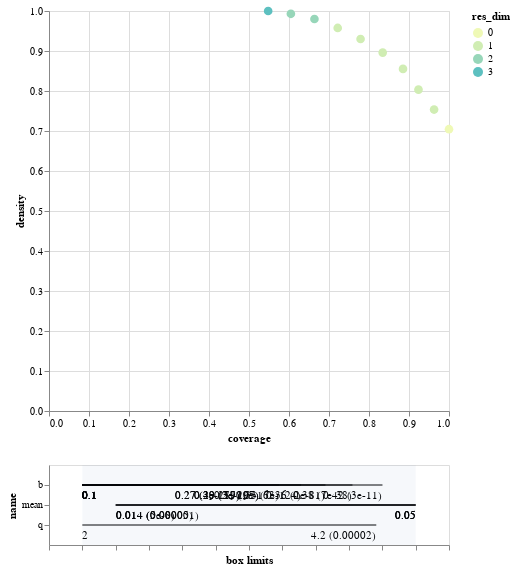

Notebook cell for this chart:
### Code cell
#Inspect the tradeoff (i.e. peeling trajectory)
box1.inspect_tradeoff()

### Figure 1 — Vega-Lite specification as saved in the notebook (floating-point values rounded to 4 significant figures)
{"config": {"view": {"continuousWidth": 400, "continuousHeight": 300}}, "vconcat": [{"data": {"name": "data-58dd6845cfaa725a3535af32dba1f74d"}, "mark": {"type": "circle", "size": 75}, "encoding": {"color": {"type": "ordinal", "field": "res_dim", "scale": {"range": ["#eff9b6", "#d0edb3", "#97d6b9", "#5dc0c0", "#31a5c2", "#1f80b8", "#2354a3", "#21318d"]}}, "opacity": {"condition": {"value": 1, "selection": "selector002"}, "value": 0.4}, "tooltip": [{"type": "ordinal", "field": "id"}, {"type": "quantitative", "field": "coverage", "format": ".2"}, {"type": "quantitative", "field": "density", "format": ".2"}, {"type": "ordinal", "field": "res_dim"}], "x": {"type": "quantitative", "field": "coverage"}, "y": {"type": "quantitative", "field": "density"}}, "height": 400, "selection": {"selector002": {"type": "single", "fields": ["id"]}}, "width": 400}, {"layer": [{"data": {"name": "data-a16e9c99bee8e4fb5649a93a464fcd80"}, "mark": "rule", "encoding": {"x": {"type": "quantitative", "axis": {"grid": false, "labels": false, "title": "box limits"}, "field": "x_lower", "scale": {"domain": [0, 1], "padding": 0.1}}, "x2": {"field": "x_upper"}, "y": {"type": "nominal", "field": "name", "scale": {"padding": 1.0}}}, "transform": [{"calculate": "(datum.x1-datum.minimum)/(datum.maximum-datum.minimum)", "as": "x_lower"}, {"calculate": "(datum.x2-datum.minimum)/(datum.maximum-datum.minimum)", "as": "x_upper"}, {"filter": {"selection": "selector002"}}], "width": 400}, {"data": {"name": "data-a16e9c99bee8e4fb5649a93a464fcd80"}, "mark": {"type": "text", "align": "left", "baseline": "top", "dy": 5}, "encoding": {"text": {"type": "ordinal", "field": "text"}, "x": {"type": "quantitative", "axis": {"grid": false, "labels": false, "title": "box limits"}, "field": "x_lower", "scale": {"domain": [0, 1], "padding": 0.1}}, "x2": {"field": "x_upper"}, "y": {"type": "nominal", "field": "name", "scale": {"padding": 1.0}}}, "transform": [{"calculate": "(datum.x1-datum.minimum)/(datum.maximum-datum.minimum)", "as": "x_lower"}, {"calculate": "(datum.x2-datum.minimum)/(datum.maximum-datum.minimum)", "as": "x_upper"}, {"filter": {"selection": "selector002"}}, {"calculate": "datum.qp_lower>0?format(datum.x1, \".2\")+\" (\"+format(datum.qp_lower, \".1~g\")+\")\" :format(datum.x1, \".2\")", "as": "text"}], "width": 400}, {"data": {"name": "data-a16e9c99bee8e4fb5649a93a464fcd80"}, "mark": {"type": "text", "align": "right", "baseline": "top", "dy": 5}, "encoding": {"text": {"type": "ordinal", "field": "text"}, "x": {"type": "quantitative", "field": "x_upper"}, "x2": {"field": "x_upper"}, "y": {"type": "nominal", "field": "name", "scale": {"padding": 1.0}}}, "transform": [{"calculate": "(datum.x1-datum.minimum)/(datum.maximum-datum.minimum)", "as": "x_lower"}, {"calculate": "(datum.x2-datum.minimum)/(datum.maximum-datum.minimum)", "as": "x_upper"}, {"filter": {"selection": "selector002"}}, {"calculate": "datum.qp_upper>0?format(datum.x2, \".2\")+\" (\"+format(datum.qp_upper, \".1\")+\")\" :format(datum.x2, \".2\")", "as": "text"}], "width": 400}, {"data": {"name": "data-bb8d07f6df3d47a6a475317795287b23"}, "mark": {"type": "rect", "opacity": 0.05}, "encoding": {"x": {"type": "quantitative", "field": "start"}, "x2": {"field": "end"}}}, {"data": {"name": "data-d751713988987e9331980363e24189ce"}, "mark": "point", "encoding": {"x": {"type": "quantitative", "field": "x"}, "y": {"type": "nominal", "field": "name"}}, "transform": [{"filter": {"selection": "selector002"}}], "width": 400}, {"data": {"name": "data-d751713988987e9331980363e24189ce"}, "mark": {"type": "text", "align": "center", "baseline": "top", "dy": 5}, "encoding": {"text": {"type": "nominal", "field": "item"}, "x": {"type": "quantitative", "field": "x"}, "y": {"type": "nominal", "field": "name"}}, "transform": [{"filter": {"selection": "selector002"}}], "width": 400}]}], "$schema": "https://vega.github.io/schema/vega-lite/v4.8.1.json", "datasets": {"data-58dd6845cfaa725a3535af32dba1f74d": [{"coverage": 1.0, "density": 0.7045, "id": 0, "mass": 1.0, "mean": 0.7045, "res_dim": 0}, {"coverage": 0.9627, "density": 0.7536, "id": 1, "mass": 0.9, "mean": 0.7536, "res_dim": 1}, {"coverage": 0.9237, "density": 0.8034, "id": 2, "mass": 0.81, "mean": 0.8034, "res_dim": 1}, {"coverage": 0.885, "density": 0.8553, "id": 3, "mass": 0.729, "mean": 0.8553, "res_dim": 1}, {"coverage": 0.8343, "density": 0.896, "id": 4, "mass": 0.656, "mean": 0.896, "res_dim": 1}, {"coverage": 0.7789, "density": 0.9301, "id": 5, "mass": 0.59, "mean": 0.9301, "res_dim": 1}, {"coverage": 0.7218, "density": 0.9576, "id": 6, "mass": 0.531, "mean": 0.9576, "res_dim": 1}, {"coverage": 0.6636, "density": 0.9801, "id": 7, "mass": 0.477, "mean": 0.9801, "res_dim": 2}, {"coverage": 0.6047, "density": 0.993, "id": 8, "mass": 0.429, "mean": 0.993, "res_dim": 2}, {"coverage": 0.5479, "density": 1.0, "id": 9, "mass": 0.386, "mean": 1.0, "res_dim": 3}], "data-a16e9c99bee8e4fb5649a93a464fcd80": [{"x1": 0.1001, "x2": 0.4151, "name": "b", "id": 1, "minimum": 0.1001, "maximum": 0.4499, "qp_lower": -1.0, "qp_upper": 2.843e-11}, {"x1": 0.1001, "x2": 0.3836, "name": "b", "id": 2, "minimum": 0.1001, "maximum": 0.4499, "qp_lower": -1.0, "qp_upper": 7.143e-38}, {"x1": 0.1001, "x2": 0.3552, "name": "b", "id": 3, "minimum": 0.1001, "maximum": 0.4499, "qp_lower": -1.0, "qp_upper": 2.066e-81}, {"x1": 0.1001, "x2": 0.3297, "name": "b", "id": 4, "minimum": 0.1001, "maximum": 0.4499, "qp_lower": -1.0, "qp_upper": 7.098e-124}, {"x1": 0.1001, "x2": 0.3065, "name": "b", "id": 5, "minimum": 0.1001, "maximum": 0.4499, "qp_lower": -1.0, "qp_upper": 1.182e-163}, {"x1": 0.1001, "x2": 0.2859, "name": "b", "id": 6, "minimum": 0.1001, "maximum": 0.4499, "qp_lower": -1.0, "qp_upper": 2.69e-197}, {"x1": 0.1001, "x2": 0.2859, "name": "b", "id": 7, "minimum": 0.1001, "maximum": 0.4499, "qp_lower": -1.0, "qp_upper": 1.853e-205}, {"x1": 0.01402, "x2": 0.04996, "name": "mean", "id": 7, "minimum": 0.01002, "maximum": 0.04996, "qp_lower": 5.107e-08, "qp_upper": -1.0}, {"x1": 0.1001, "x2": 0.2651, "name": "b", "id": 8, "minimum": 0.1001, "maximum": 0.4499, "qp_lower": -1.0, "qp_upper": 2.9e-217}, {"x1": 0.01402, "x2": 0.04996, "name": "mean", "id": 8, "minimum": 0.01002, "maximum": 0.04996, "qp_lower": 4.76e-05, "qp_upper": -1.0}, {"x1": 0.1001, "x2": 0.2651, "name": "b", "id": 9, "minimum": 0.1001, "maximum": 0.4499, "qp_lower": -1.0, "qp_upper": 4.089e-179}, {"x1": 0.01402, "x2": 0.04996, "name": "mean", "id": 9, "minimum": 0.01002, "maximum": 0.04996, "qp_lower": 1.104e-06, "qp_upper": -1.0}, {"x1": 2.001, "x2": 4.203, "name": "q", "id": 9, "minimum": 2.001, "maximum": 4.498, "qp_lower": -1.0, "qp_upper": 1.97e-05}], "data-bb8d07f6df3d47a6a475317795287b23": [{"start": 0, "end": 1}], "data-d751713988987e9331980363e24189ce": []}}
